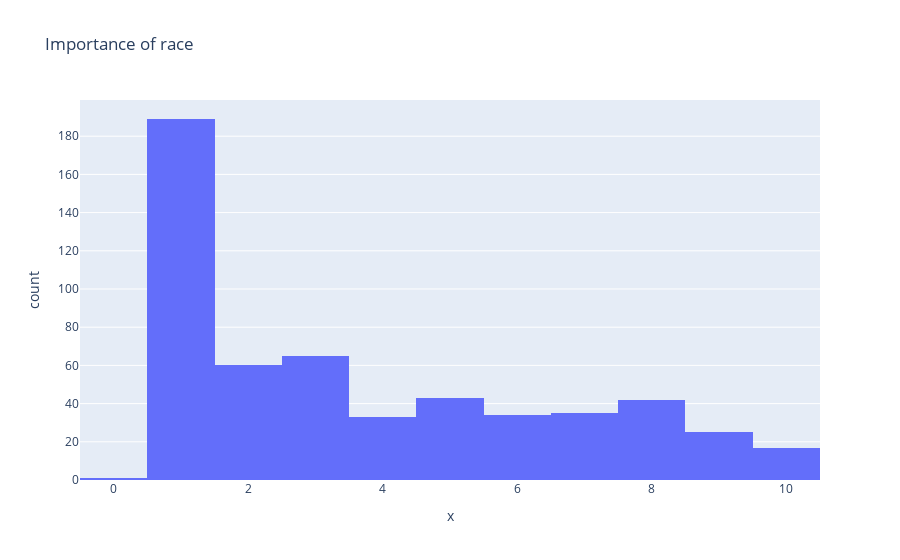

The code cell stored with this chart in its notebook:
### Markdown cell above
#### Do we care about race ?

### Code cell
fig = px.histogram(x=df_unique['imprace'], title="Importance of race")
fig.show()

### Figure 1 — Plotly figure (JSON) as saved in the notebook; plotly's stock layout.template omitted (floating-point values rounded to 4 significant figures; data arrays with more than 128 entries replaced by an {"elided": "..."} marker saying what was removed)
{"data": [{"alignmentgroup": "True", "bingroup": "x", "hovertemplate": "x=%{x}<br>count=%{y}<extra></extra>", "legendgroup": "", "marker": {"color": "#636efa", "pattern": {"shape": ""}}, "name": "", "offsetgroup": "", "orientation": "v", "showlegend": false, "type": "histogram", "x": {"elided": "551 int values"}, "xaxis": "x", "yaxis": "y"}], "layout": {"barmode": "relative", "legend": {"tracegroupgap": 0}, "title": {"text": "Importance of race"}, "xaxis": {"anchor": "y", "domain": [0, 1], "title": {"text": "x"}}, "yaxis": {"anchor": "x", "domain": [0, 1], "title": {"text": "count"}}}}
